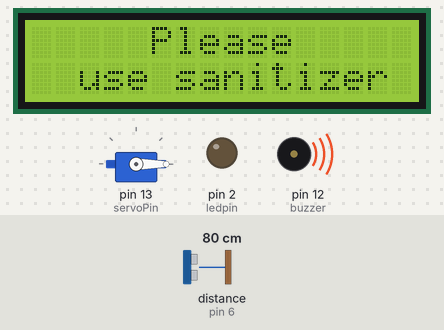
This sketch was run on a simulated Arduino Uno, built with avr-gcc and run on an emulated ATmega328P. On the bench: 16×2 character LCD, servo, output pins drawn as LEDs (lit = HIGH), buzzer (waves = sounding, pin HIGH). Wiring (inferred from the names in the program): ultrasonic range finder: trigger pin 7; echo pin 6. The test bench sets the inputs (shaded band); at power-on: distance to the obstacle (sensor on pin 6) 80 cm. The echo pulse lasts 58.3 µs per cm; pins used as bus, display or sensor lines are not drawn; what the sketch prints to the serial monitor is not drawn.

Above: at 3.2 s.
3.3 s: distance to the obstacle (sensor on pin 6) set to 197 cm
10.4 s: distance to the obstacle (sensor on pin 6) set to 203 cm
At 13.5 s:
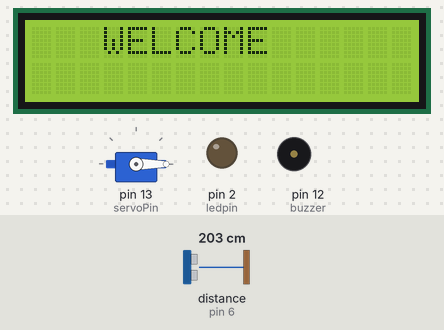
16.8 s: distance to the obstacle (sensor on pin 6) set to 2 cm
At 24.7 s:
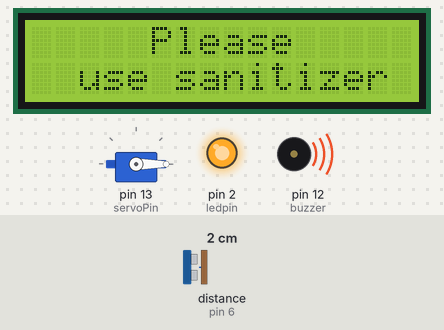
25.0 s: distance to the obstacle (sensor on pin 6) set to 250 cm
At 28.3 s:
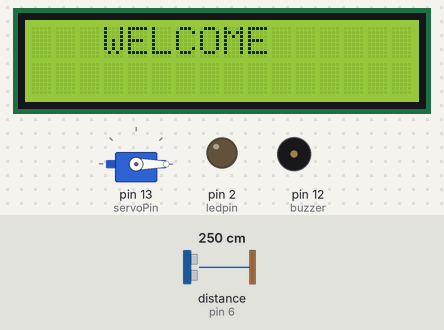
29.2 s: distance to the obstacle (sensor on pin 6) set to 4 cm
At 32.26 s:
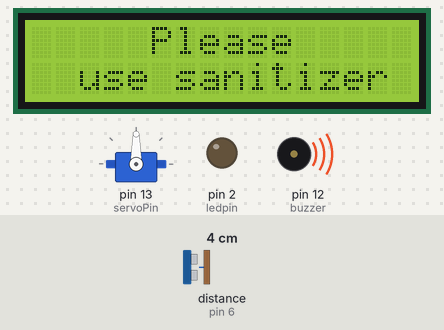
Timing chart, 0 to 36.0 s (numbered marks = the images above; inputs shaded):
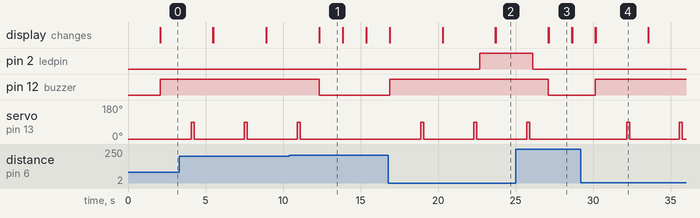

The sketch:

automatic_hand_sanitizer_code.ino
```cpp
#include <LiquidCrystal.h>

#include<Servo.h>
Servo myservo;

int ledpin=2;
int trigger= 7;
int echo= 6;
int buzzer= 12;
int servoPin=13;
int count=0;

LiquidCrystal lcd (3,4,11,10,9,8);

float time=0, distance=0;

void setup ()
{
    Serial.begin(9600);
    lcd.begin(16,2);
    pinMode(trigger,OUTPUT);
    pinMode(echo,INPUT);
    pinMode(buzzer, OUTPUT);
    pinMode(ledpin, OUTPUT);
    lcd.print("   Wear Mask ");
    lcd.setCursor(0,1);
    lcd.print(" Keep Socialdistance ");
    delay(2000);
    myservo.attach(servoPin);
    myservo.write(0);

}
void loop()
{
    lcd.clear();


    digitalWrite(trigger,LOW);
    delayMicroseconds(2);
    digitalWrite(trigger,HIGH);
    delayMicroseconds(10);
    digitalWrite(trigger,LOW);


    time=pulseIn(echo,HIGH);
    float original_time= time/2;
    float time_in_seconds= original_time/1000000;
    float distance_in_meter= 343.0*time_in_seconds;
    float distance_in_cm= distance_in_meter*100;
    Serial.print("d = ");
    Serial.print(distance_in_cm);
    Serial.println(" cm");

    if(distance_in_cm<200)
    {
        digitalWrite(buzzer, HIGH);
        lcd.clear();
        lcd.print("     Please   ");
        lcd.setCursor(0,1);
        lcd.print("  use sanitizer");
        delay(2000);

        myservo.write(90);
  	    delay(200);
        myservo.write(0);
  	    delay(200);

        count=count+1;
    }

    else if(distance_in_cm>200)
    {
        digitalWrite(buzzer, LOW);
        lcd.clear();
        lcd.print("   WELCOME   ");
        delay(500);
        myservo.write(0);
    }
   Serial.print("c : ");
   Serial.println(count);

   if(count>=5) {
      digitalWrite(ledpin, HIGH);
      count=0;
   }
    else
      digitalWrite(ledpin, LOW);

    delay(1000);

}
```

Measured:
- the behaviour switches between 200 and 201 cm on distance to the obstacle (sensor on pin 6) (found by bisection; images 0 and 1)
- after the input at 10.4 s, pin 12 (buzzer): HIGH → LOW after 1.9 s; servo on pin 13 (servoPin): goes on until 11.1 s, then stays 0°; the display: first differs from a run without the input after 1.9 s (image 1)
- after the input at 16.8 s, pin 2 (ledpin): LOW → HIGH after 5.9 s; pin 12 (buzzer): LOW → HIGH after 0.08 s; servo on pin 13 (servoPin): alternates 90° for 0.20 s and 0° for 3.2 s, starting after 2.1 s; the display: first differs from a run without the input after 0.09 s (image 2)
- after the input at 25.0 s, pin 12 (buzzer): HIGH → LOW after 2.1 s; the display: first differs from a run without the input after 2.1 s (image 3)
- after the input at 29.2 s, pin 12 (buzzer): LOW → HIGH after 0.96 s; servo on pin 13 (servoPin): alternates 90° for 0.20 s and 0° for 3.2 s, starting after 3.0 s; the display: first differs from a run without the input after 0.96 s (image 4)
- by itself, servo on pin 13 (servoPin): alternates 90° for 0.20 s and 0° for 3.2 s
- what the display in image 1 shows lasts 1.5 s, from 12.3 s to 13.8 s
